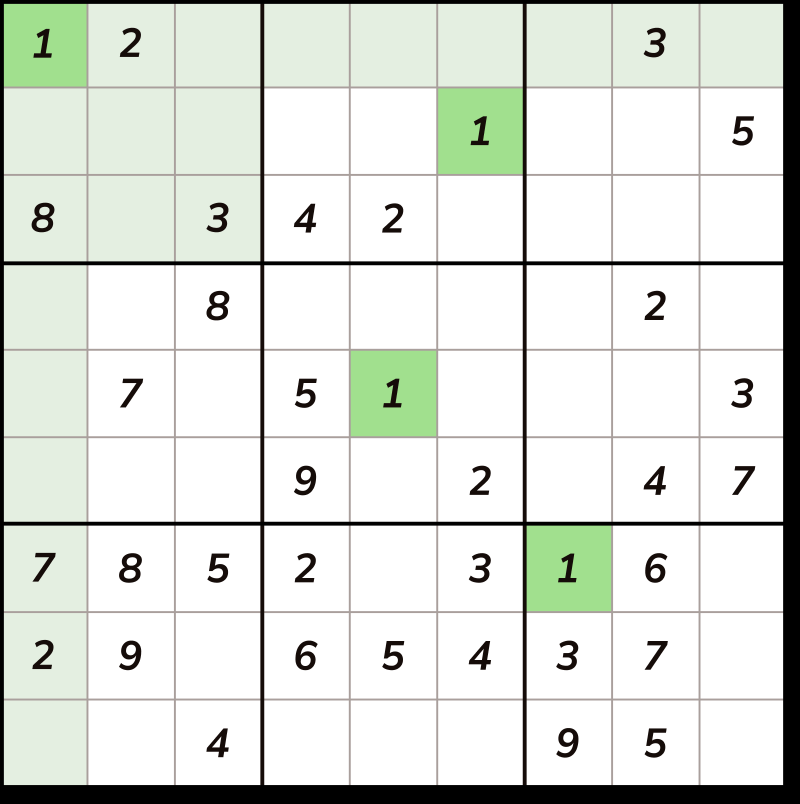
#> input picture imagem/sudoku-game.png, 1600 x 1608 px, found by its file name (shown at 1/2 size)
$ python crop_image.py
#> lines starting #> are read from the running program, lines starting #| are printed output that depends on the picture
import cv2 as cv
import numpy as np

path = 'imagem/sudoku-game.png'
img = cv.imread(path)
#> img is the input picture: shape (1608, 1600, 3); mean B, G, R 218.6, 225.3, 220.7
print(img.shape)
#| (1608, 1600, 3)

# Cropping the image
cropped_img = img[50:804, 300:800]
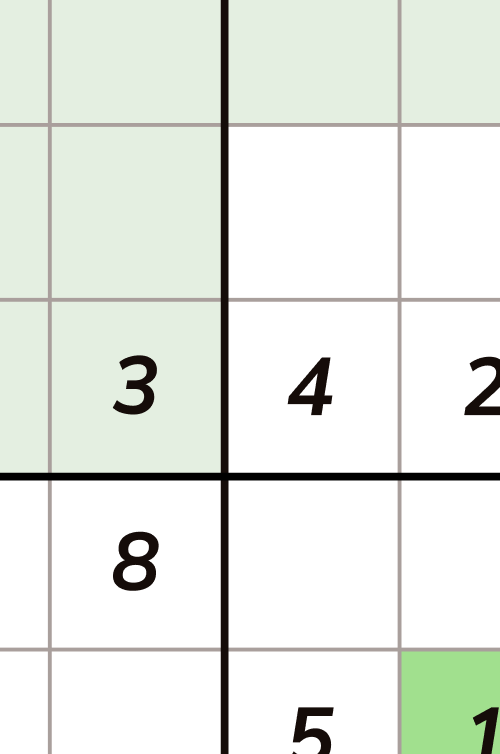
#> cropped_img: shape (754, 500, 3); mean B, G, R 228.2, 235.3, 230.5
print(cropped_img.shape)
#| (754, 500, 3)

cv.imshow('Original', img)
cv.imshow('Crop_Image', cropped_img)

cv.waitKey(0)
cv.destroyAllWindows()

$ run again, with imagem/cards.png copied over imagem/sudoku-game.png
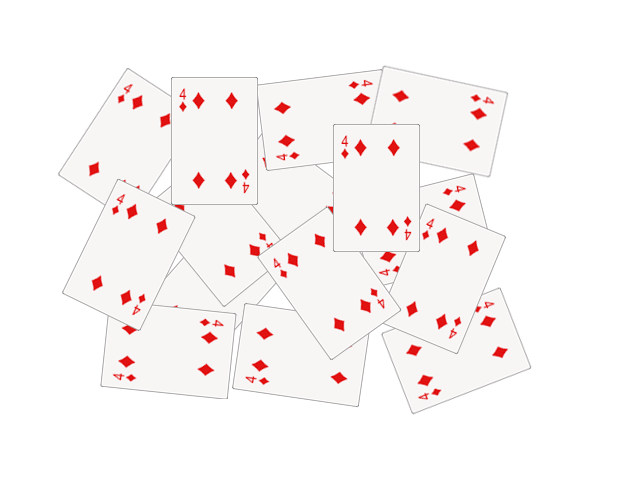
#> input picture imagem/cards.png, 640 x 480 px, found by its file name
#> img is the input picture: shape (480, 640, 3); mean B, G, R 245.8, 245.8, 250.7
#| (480, 640, 3)
#> `cropped_img = img[50:804, 300:800]`:
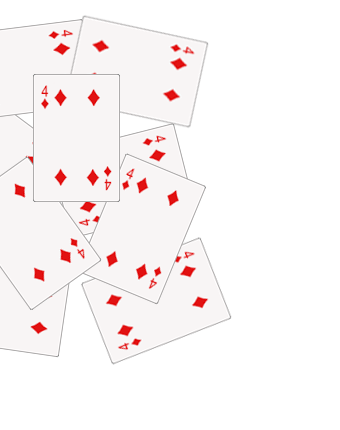
#> cropped_img: shape (430, 340, 3); mean B, G, R 245.5, 245.5, 250.6
#| (430, 340, 3)
